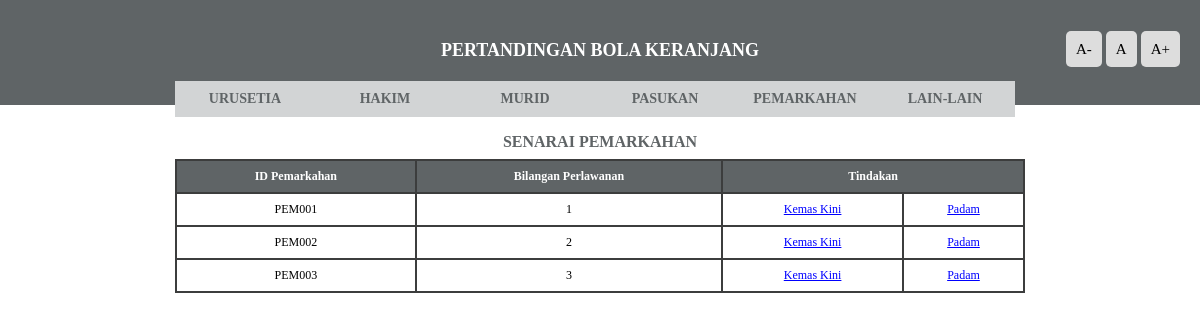
Page /pemarkahan_senarai.php on the committed database.
### tables this page shows
CREATE TABLE `pemarkahan` (
  `idpemarkahan` varchar(6) NOT NULL,
  `bilanganperlawanan` int(3) NOT NULL
);

### pemarkahan_senarai.php (the view)
<?php
  include ('sambungan.php');
  include("urusetia_menu.php");
?>
<link rel="stylesheet" href="senarai.css">
<table>
    <caption>SENARAI PEMARKAHAN</caption>
    <tr>
        <th>ID Pemarkahan</th>
        <th>Bilangan Perlawanan</th>
        <th colspan="2">Tindakan</th>
    </tr>
    <?php
        $sql = "select * from pemarkahan";
        $result = mysqli_query($sambungan, $sql);
        while($nilai = mysqli_fetch_array($result)) {
         echo "<tr> <td>$nilai[idpemarkahan]</td>
                    <td>$nilai[bilanganperlawanan]</td>
					<td><a href='pemarkahan_update.php?idpemarkahan=$nilai[idpemarkahan]'>Kemas Kini</a></td>
					<td><a href='pemarkahan_delete.php?idpemarkahan=$nilai[idpemarkahan]'>Padam</a></td>
               </tr>";
        }
    ?>
</table>

### menu.css (style rules this page uses)
body { margin: 0px; background-image: url(imej/background1.png); background-size: cover; }

### senarai.css (style rules this page uses)
body { background-image: url(imej/background1.png); background-size: cover; }
table { font-family: verdana; font-size: 12px; font-weight: normal; text-align: center; width: 850px; margin : 0px auto; margin-top: 20px; border-collapse: collapse; }
caption { font-size: 16px; font-weight: bold; color : #5f6466; padding : 8px; }
td, th { padding: 8px; border: 2px solid #3c3d3d; }
tr:nth-child(odd) { background-color: rgb(255, 255, 255); }
tr:nth-child(even) { background-color: rgb(255, 255, 255); }
th { font-weight: bold; color:white; background-color: #5f6466; }
td>a, td>a:active, td>a:hover, td>a:link, td>a:visited { color: blue }

### rows in the picture
pemarkahan: idpemarkahan "PEM001", bilanganperlawanan "1"
pemarkahan: idpemarkahan "PEM002", bilanganperlawanan "2"
pemarkahan: idpemarkahan "PEM003", bilanganperlawanan "3"
